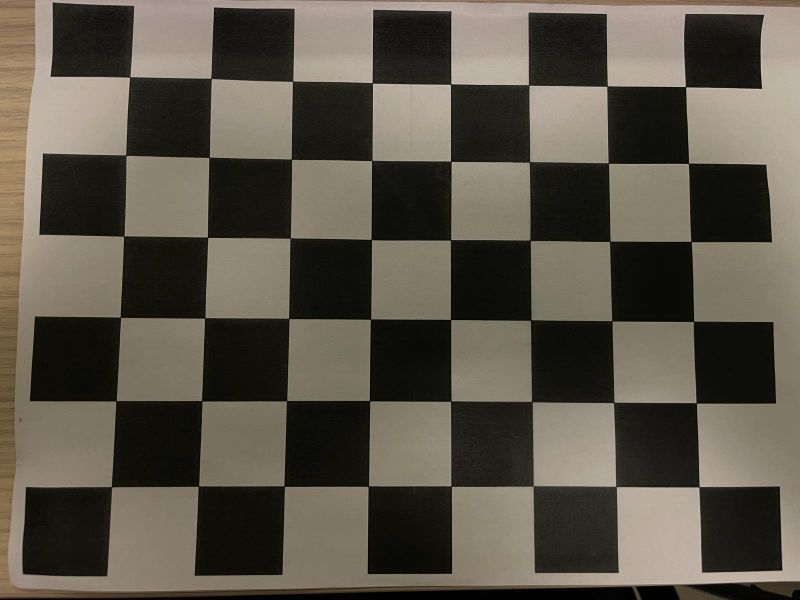
#> input picture lv1/slike za kalibraciju/calib_0.jpg, 1600 x 1200 px, found by its file name (shown at 1/2 size); its folder holds only this picture in this run
$ python calibration.py
#> lines starting #> are read from the running program, lines starting #| are printed output that depends on the picture; after the words box and inside, x2 and y2 are one past the last pixel; in counts of white or black regions, pixels touching at a corner belong together
import cv2
import numpy as np
import json
import math

## u paintu smanjiti rezoluciju slika na 1280 x 720

max_images = 5
board_width = 8
board_height = 6
square_length = 36

corners = []
image_points = []
board_size = (board_width, board_height)

successes = 0
found = False

#----------------------------------------------------------------------
#učitavanje slika i traženje kuteva na šahovnici
print('Učitavanje slika...')

for i in range(max_images):
    putanja_slike = f'./LV1/slike za kalibraciju/calib_{i}.jpg'

    frame = cv2.imread(putanja_slike)
#> frame is the input picture: shape (1200, 1600, 3); mean B, G, R 72.5, 84, 90

    if frame is None:
        print(f"Nije moguće pronaći sliku {putanja_slike}")
        continue

    img_clone = frame.copy()
    img_gray = cv2.cvtColor(img_clone, cv2.COLOR_BGR2GRAY)
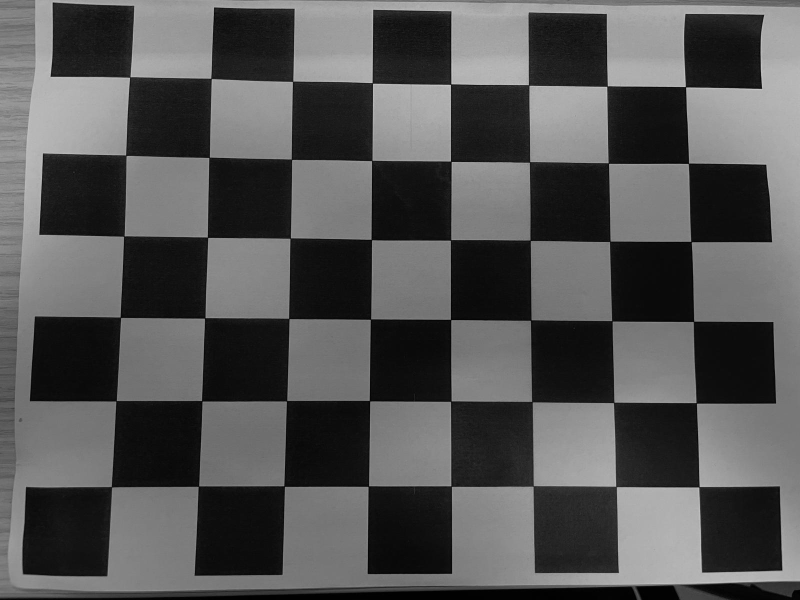
#> img_gray: shape (1200, 1600) (shown at 1/2 size); min 0, max 222, mean 84.5

    found, corners = cv2.findChessboardCorners(img_gray, board_size,
        cv2.CALIB_CB_ADAPTIVE_THRESH + cv2.CALIB_CB_FAST_CHECK + cv2.CALIB_CB_NORMALIZE_IMAGE)
#> found = True; corners = 48 rows, first 8: [259.9, 154.6], [422.5, 157.3], [585.4, 163.4], [745.3, 166.6], [901.6, 168.9], [1057.9, 170.7], [1214.4, 172.9], [1371.5, 174]

    if found:
        corners2 = cv2.cornerSubPix(img_gray, corners, (11, 11), (-1, -1),
                    (cv2.TERM_CRITERIA_EPS + cv2.TERM_CRITERIA_MAX_ITER, 30, 0.001))
#> corners2 = 48 rows, first 8: [259.9, 154.6], [422.5, 157.3], [585.6, 163], [745.2, 166.4], [901.6, 168.7], [1057.7, 170.5], [1214.5, 172.6], [1371.5, 174]

        cv2.drawChessboardCorners(img_clone, board_size, corners2, found)
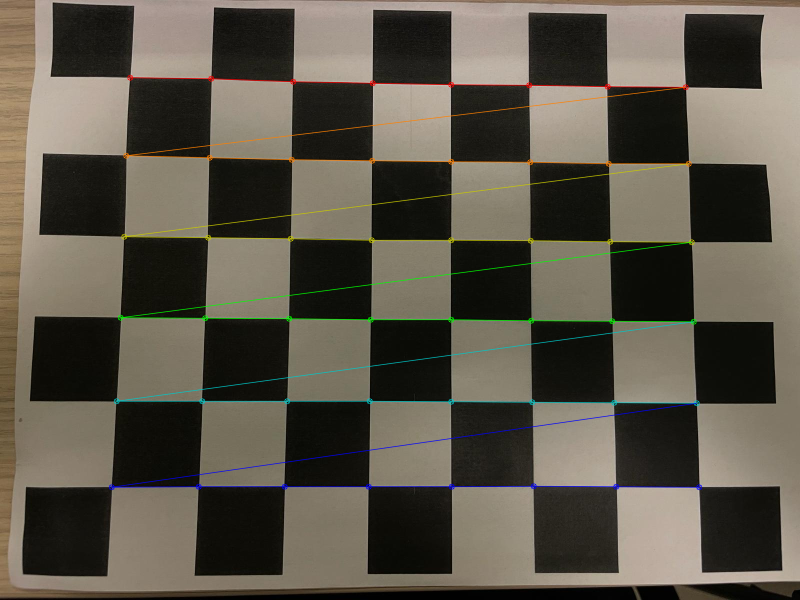
#> img_clone: shape (1200, 1600, 3) (shown at 1/2 size); 2.16% of pixels changed, all inside (x1, y1, x2, y2) = (217, 149, 1405, 981)

        ime_prozora = f"Šahovnica na slici calib_{i}"

        cv2.namedWindow(ime_prozora, cv2.WINDOW_NORMAL)
        cv2.resizeWindow(ime_prozora, 900, 600)
        cv2.imshow(ime_prozora, img_clone)

        #cekaj dok se ne stisne tipka na tipkovnici pa zatvorit prozor
        while True:
            tipka = cv2.waitKey(100) & 0xFF
#> (key Esc is pressed here)
            if tipka != 255:
                break

        cv2.destroyWindow(ime_prozora)

        image_points.append(corners2.reshape(-1,2))
        successes += 1
    else:
        print(f"Šahovnica nije pronađena na slici calib_{i}.jpg")

cv2.destroyAllWindows()
#---------------------------------------------------------------------
# Apokreni kalibraciju
if successes == max_images:
    print('Pokrećem kalibraciju...')
    total_avg_error = 0

    object_points = []

    for i in range(board_size[1]):
        for j in range(board_size[0]):
            object_points.append(np.array([j*square_length, i*square_length, 0]))

    object_points = np.array([object_points] * len(image_points), dtype=np.float32)

    print(object_points)
    print(image_points)

    rms, camera_matrix, dist_coeffs, rvecs, tvecs = cv2.calibrateCamera(
        object_points, image_points, img_gray.shape[::-1], None, None
    )

    print('Re-projection error reported by calibrateCamera: ', rms)

    ok = cv2.checkRange(camera_matrix) and cv2.checkRange(dist_coeffs)

    if ok:
        print('Calibration succeeded!')

        out_dict = {'camera_matrix': camera_matrix.tolist(), 'dist_coeffs': dist_coeffs.tolist()}
        with open('camera_params.json', 'w') as f:
            json.dump(out_dict, f)

        putanja_referentne = './LV1/slike za detekciju/slika_0.jpg'
        img_ref = cv2.imread(putanja_referentne)

        if img_ref is None:
            print(f"Nije moguće pronaći referentnu sliku: {putanja_referentne}")
        else:
            img_ref_ispravljena = cv2.undistort(img_ref, camera_matrix, dist_coeffs)

            #-------------------------------------------------------------------------------------------------
            #određivanje koordinardnog sustava mm papira

            points_clicked = []

            def click(event, x_m, y_m, flags, param):
                if event == cv2.EVENT_LBUTTONDOWN:
                    points_clicked.append((x_m, y_m))
                    cv2.circle(img_papir_prikaz, (x_m, y_m), 5, (0, 0, 255), -1) # Crvena točka
                    cv2.imshow(ime_papira, img_papir_prikaz)

                    red_klika = len(points_clicked)
                    if red_klika == 1:
                        print("1. Kliknuto Ishodište (0,0)")
                    elif red_klika == 2:
                        print("2. Kliknut kraj X-osi (277,0)")
                    elif red_klika == 3:
                        print("3. Kliknut kraj Y-osi (0,180)")
                    elif red_klika == 4:
                        print("4. Kliknuta Dijagonala (277,180)")

            img_papir_prikaz = img_ref_ispravljena.copy()
            ime_papira = "Postavi koordinatni sustav papira (klikni 4 kuta)"

            cv2.namedWindow(ime_papira, cv2.WINDOW_NORMAL)
            cv2.resizeWindow(ime_papira, 900, 600)
            cv2.setMouseCallback(ime_papira, click)


            cv2.imshow(ime_papira, img_papir_prikaz)

            while len(points_clicked) < 4:
                cv2.waitKey(100)

            cv2.waitKey(0)
            cv2.destroyWindow(ime_papira)

            # Računanje homografije za pretvorbu piksela u stvarne milimetre (A4 okvir unutar crta)
            pts_izvorne = np.float32(points_clicked)
            pts_stvarne = np.float32([[0, 0], [277, 0], [0, 180], [277, 180]])
            H_papir, _ = cv2.findHomography(pts_izvorne, pts_stvarne)

            #---------------------------------------------------------------------------------------------
            #ROI označavanje
            ime_oznacavanja = "Oznaci objekt na referentnoj slici i stisni ENTER"

            cv2.namedWindow(ime_oznacavanja, cv2.WINDOW_NORMAL)
            cv2.resizeWindow(ime_oznacavanja, 900, 600)

            roi = cv2.selectROI(ime_oznacavanja, img_ref_ispravljena, fromCenter=False, showCrosshair=True)
            x, y, w, h = roi
            cv2.destroyWindow(ime_oznacavanja)

            if w > 0 and h > 0:
                print(f"Objekt uspješno označen! Dimenzije: {w}x{h} px.")
                referentni_objekt = img_ref_ispravljena[y:y+h, x:x+w]
                sivi_objekt = cv2.cvtColor(referentni_objekt, cv2.COLOR_BGR2GRAY)
                #---------------------------------------------------------------------------------------------------
                #SIFT na prvoj slici
                sift = cv2.SIFT_create()
                kp_model, des_model = sift.detectAndCompute(sivi_objekt, None)
                print(f"Detektirano {len(kp_model)} SIFT značajki na modelu.")

                # FLANN za sparivanj znacajki kod sifta
                FLANN_INDEX_KDTREE = 1
                index_params = dict(algorithm=FLANN_INDEX_KDTREE, trees=5)
                search_params = dict(checks=50)
                matcher = cv2.FlannBasedMatcher(index_params, search_params)

                print("\nPokrećem sparivanje i povezivanje značajki pravcima...")

                #-------------------------------------------------------------------------------------------
                #SIFT za ostale slike
                for k in range(1, 6): # Ide od slika_1.jpg do slika_5.jpg
                    putanja_trenutne = f'./LV1/slike za detekciju/slika_{k}.jpg'
                    img_trenutna = cv2.imread(putanja_trenutne)

                    if img_trenutna is None:
                        print(f"Nije moguće pronaći sliku {putanja_trenutne}")
                        continue

                    # za svaku sliku radimo undistort i trazimo sift znacajke
                    img_trenutna_ispravljena = cv2.undistort(img_trenutna, camera_matrix, dist_coeffs)
                    siva_trenutna = cv2.cvtColor(img_trenutna_ispravljena, cv2.COLOR_BGR2GRAY)

                    kp_scena, des_scena = sift.detectAndCompute(siva_trenutna, None)

                    if des_model is not None and des_scena is not None:
                        #pomocu knn algortima trazimo dva najbolja pogotka sa des_model i des_scena
                        matches = matcher.knnMatch(des_model, des_scena, k=2)

                        #filtriranje da ne bi krivo uzeli točke pozadine koje su slične
                        #distance je mjera sličnosti točaka tj njihovih deskritpora
                        #m.distance mora biti značajno manji, tj. značajno bolja točka na sceni od n.distance
                        #njihov omjer mora biti manji od 0.7
                        good_matches = []
                        for par in matches:
                            if len(par) == 2:
                                m, n = par
                                if m.distance < 0.7 * n.distance:
                                    good_matches.append(m)

                        print(f"Slika {k}: Pronađeno {len(good_matches)} ispravno sparenih točaka.")

                        #provjeravamo imamo li minimalno 4 sprarene točke, ako da onda možemo rekonstruirati ravninu
                        if len(good_matches) >= 4:
                            src_pts = np.float32([kp_model[m.queryIdx].pt for m in good_matches]).reshape(-1, 1, 2)
                            dst_pts = np.float32([kp_scena[m.trainIdx].pt for m in good_matches]).reshape(-1, 1, 2)

                            #tražimo matricu transformacije da bi mogli naći točke modela na novoj sceni
                            #koristimo RANSAC za odbacivanje outliera
                            M, mask = cv2.findHomography(src_pts, dst_pts, cv2.RANSAC, 5.0)

                            if M is not None:
                                #uzimamo točke koje smo dobili iz roia i pomocu matrice m i trazimo gdje se nalaze kutevi na novoj sceni
                                h_obj, w_obj = sivi_objekt.shape
                                kutevi_modela = np.float32([[0, 0], [0, h_obj - 1], [w_obj - 1, h_obj - 1], [w_obj - 1, 0]]).reshape(-1, 1, 2)
                                kutevi_scene = cv2.perspectiveTransform(kutevi_modela, M)

                               #-----------------------------------------------------------------------------------------------------------
                               #crta bijeli okvir oko modela na novoj sceni pomocu kuteva
                                cv2.polylines(img_trenutna_ispravljena, [np.int32(kutevi_scene)], True, (255, 255, 255), 4, cv2.LINE_AA)

                                #računamo središte i kut zakrenutosti objekta
                                kutevi_clp = kutevi_scene.reshape(4, 2)
                                centar_x = float(np.mean(kutevi_clp[:, 0])) #tražimo srednju vrijednost x koordinata kuteva
                                centar_y = float(np.mean(kutevi_clp[:, 1]))# i y isto

                                # Računanje kuta orijentacije (od lijevog gornjeg kuta  do lijevog donjeg kuta)
                                dx = kutevi_clp[1, 0] - kutevi_clp[0, 0]
                                dy = kutevi_clp[1, 1] - kutevi_clp[0, 1]
                                kut_deg = math.degrees(math.atan2(dy, dx))

                                #racunanje koordinata u mm pomocu matrice papira
                                tocka_px = np.array([[[centar_x, centar_y]]], dtype=np.float32)
                                tocka_mm = cv2.perspectiveTransform(tocka_px, H_papir)
                                mm_x = tocka_mm[0][0][0]
                                mm_y = tocka_mm[0][0][1]

                                cv2.circle(img_trenutna_ispravljena, (int(centar_x), int(centar_y)), 7, (255, 0, 0), -1)

                                print(f"Središte u slici: X= {mm_x:.1f} mm, Y= {mm_y:.1f} mm")
                                print(f"Orijentacija u slici: Kut = {kut_deg:.1f}°")

                        # Spaja referentni_objekt i img_trenutna_ispravljena u jedan prozor i vuče linije prema SIFT

                        prikaz_pravaca = cv2.drawMatches(
                            referentni_objekt, kp_model,
                            img_trenutna_ispravljena, kp_scena,
                            good_matches, None,
                            singlePointColor=None,
                            flags=cv2.DrawMatchesFlags_NOT_DRAW_SINGLE_POINTS
                        )

                        # Prikaz rezultata na ekranu
                        ime_prozora_spajanja = f"Sparene znacajke - Slika {k}"

                        cv2.namedWindow(ime_prozora_spajanja, cv2.WINDOW_NORMAL)
                        cv2.resizeWindow(ime_prozora_spajanja, 1200, 700)
                        cv2.imshow(ime_prozora_spajanja, prikaz_pravaca)
                        print(f"Pravci su iscrtani za sliku {k}. Pritisni bilo koju tipku za iduću sliku...")

                        cv2.waitKey(0)
                        cv2.destroyWindow(ime_prozora_spajanja)

            else:
                print("Niste označili ispravan ROI.")

    else:
        print('Calibration failed (Kalibracija neuspješna)!')
    print("-" * 40)
else:
    print(f"Kalibracija prekinuta. Uspješno obrađeno samo {successes}/{max_images} slika.")
